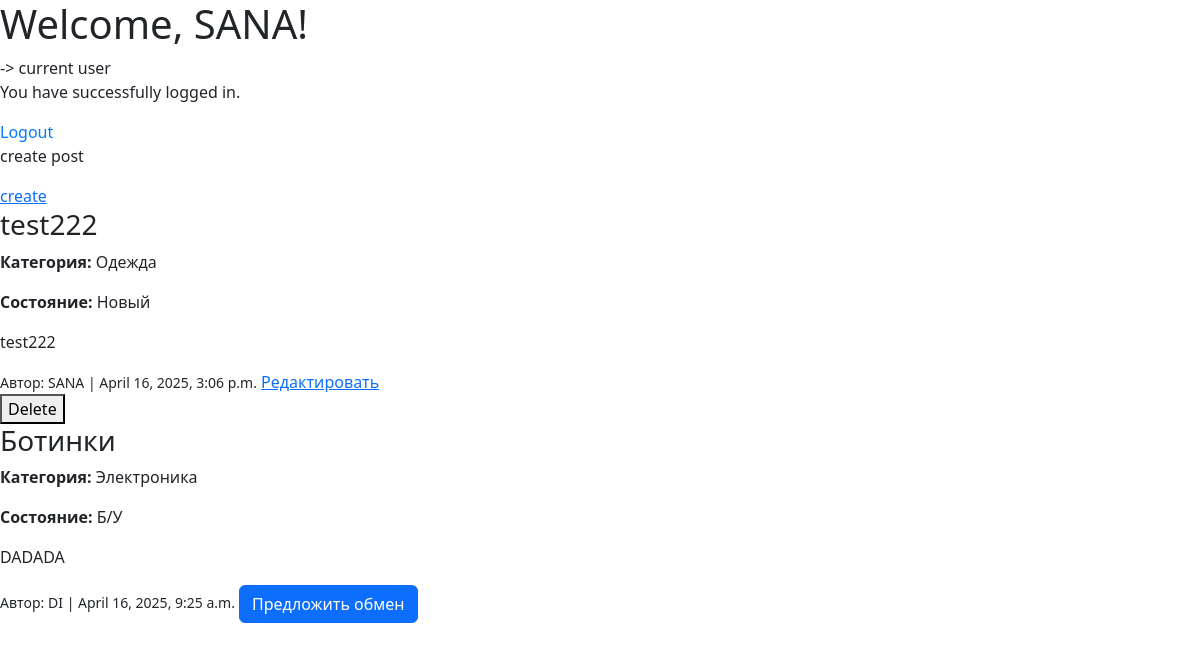
Before: /welcome/ (signed in) with the older database file.
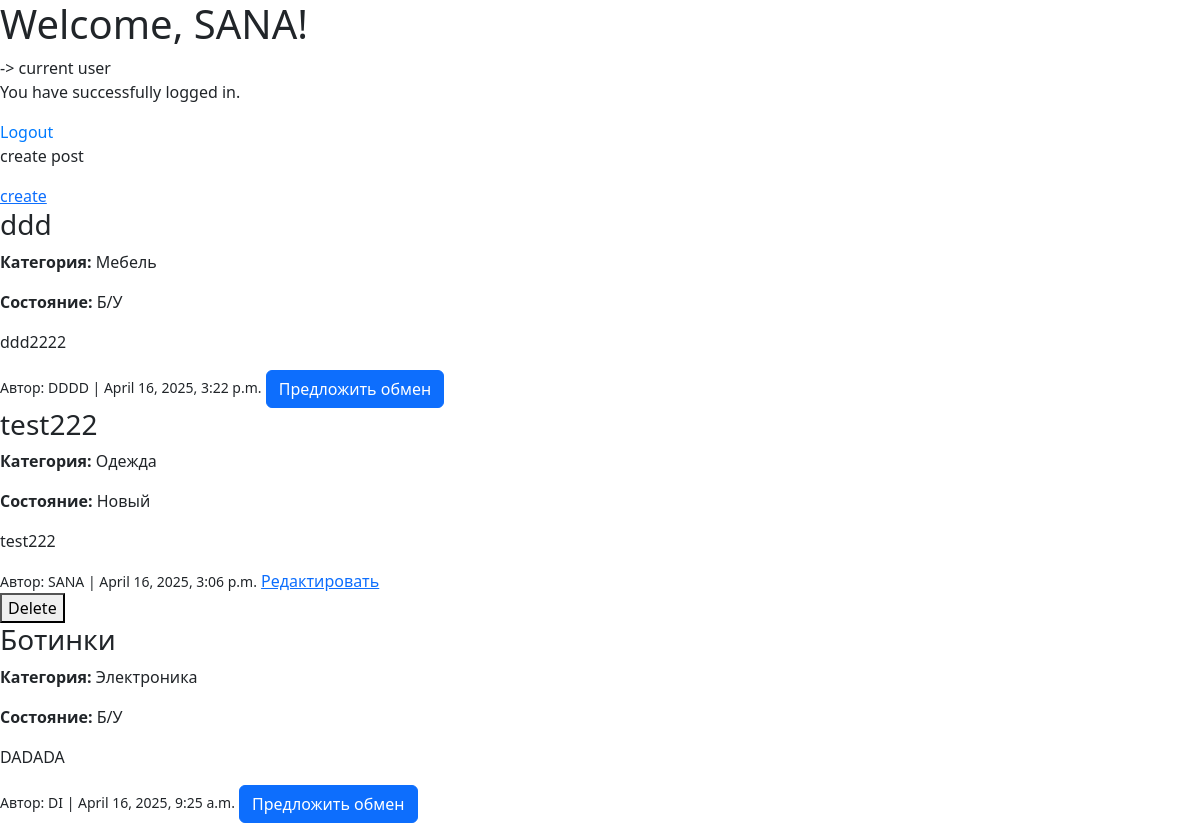
After: the same page with the newer database file.
### accounts/models.py (models this page shows, shortened)
class Post(models.Model):
    CATEGORIES = [
        ('electronics','Электроника'),
        ('clothing','Одежда'),
        ('furniture','Мебель'),
        ('other','Другое'),
    ]
    CONDITIONS = [
        ('new','Новый'),
        ('used','Б/У'),
    ]
    title = models.CharField(max_length=180,verbose_name='Заголовок')
    description = models.TextField(verbose_name='Описание товара')
    category = models.CharField(max_length=20,choices=CATEGORIES,verbose_name='Категория')
    condition = models.CharField(max_length=20,choices=CONDITIONS,verbose_name='Состояние товара')
    created_at = models.DateTimeField(auto_now_add=True)
    author = models.ForeignKey(User,on_delete=models.CASCADE,related_name='posts')

### accounts/views.py (the view)
# urls.py: path('welcome/', views.welcome, name='auth_welcome'),
@login_required
def welcome(request):
    posts = Post.objects.all().order_by('-created_at')
    return render(request,'accounts/index.html',{'posts':posts})

### accounts/templates/accounts/index.html (shortened to what this page needs)
{% extends 'accounts/base.html' %}
{% load static %}
{% block content %}
    <div class="welcome-container">
        <h1>Welcome, {{ user.username }}!</h1> -> current user
        <p>You have successfully logged in.</p>
        <a href="{% url 'auth_logout' %}" style="color: #007bff; text-decoration: none;">Logout</a>
        <p>create post</p>
        <a href="{% url 'create_post' %}">create</a>
    </div>
    <div class="posts-container">
        {% for post in posts %}
        <div class="post">
            <h3>{{ post.title }}</h3>
            <p><strong>Категория:</strong> {{ post.get_category_display }}</p>
            <p><strong>Состояние:</strong> {{ post.get_condition_display }}</p>
            <p>{{ post.description }}</p>
            <small>Автор: {{ post.author.username }} | {{ post.created_at }}</small>
            {% if user.is_authenticated and user != post.author %}
            <a href="{% url 'create_exchange' post.id %}" class="btn btn-primary">Предложить обмен</a>
            {% endif %}
            {% if user == post.author %}
            <a href="{% url 'edit_post' post.id %}" class="btn-edit">Редактировать</a>
            <form action="{% url 'delete_post' post.id %}" method="POST">
                <button type="submit">Delete</button>
            </form>
            {% endif %}
        </div>
        {% endfor %}
    </div>
{% endblock %}

Changed rows visible on the page:
added Post: title "ddd", category "Мебель", condition "Б/У", description "ddd2222", author.username "DDDD", created_at "April 16, 2025, 3:22 p.m.", shows "Предложить обмен"
